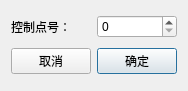
<?xml version="1.0" encoding="UTF-8"?>
<ui version="4.0">
 <class>SelectCpDlg</class>
 <widget class="QDialog" name="SelectCpDlg">
  <property name="geometry">
   <rect>
    <x>0</x>
    <y>0</y>
    <width>155</width>
    <height>91</height>
   </rect>
  </property>
  <property name="windowTitle">
   <string>Dialog</string>
  </property>
  <layout class="QGridLayout" name="gridLayout">
   <item row="1" column="1">
    <widget class="QPushButton" name="pushButton_ok">
     <property name="text">
      <string>确定</string>
     </property>
    </widget>
   </item>
   <item row="0" column="0">
    <widget class="QLabel" name="label">
     <property name="text">
      <string>控制点号：</string>
     </property>
    </widget>
   </item>
   <item row="0" column="1">
    <widget class="QSpinBox" name="point_number">
     <property name="maximum">
      <number>59</number>
     </property>
    </widget>
   </item>
   <item row="1" column="0">
    <widget class="QPushButton" name="pushButton_exit">
     <property name="text">
      <string>取消</string>
     </property>
    </widget>
   </item>
  </layout>
 </widget>
 <resources/>
 <connections/>
</ui>
